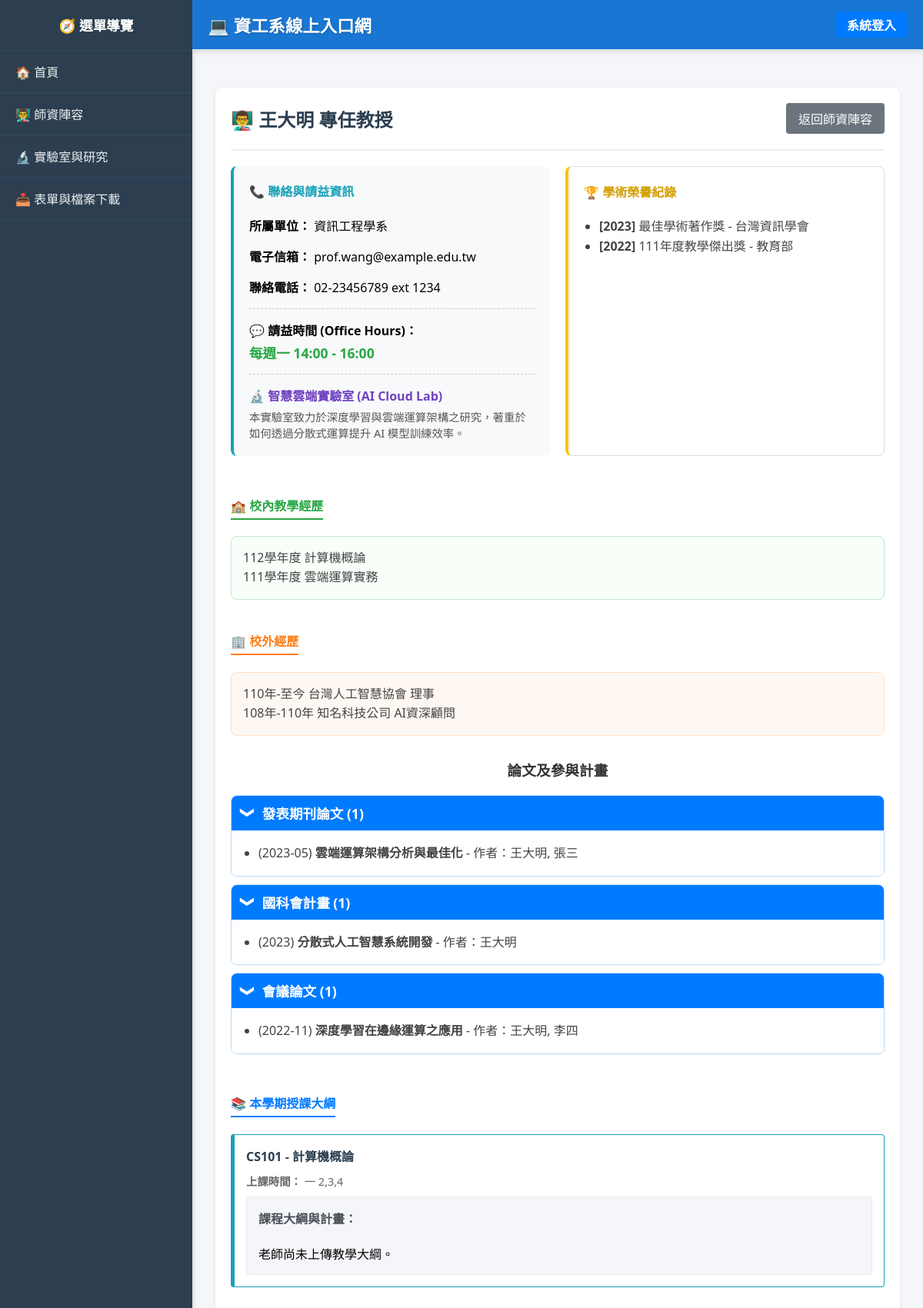
The app's page /index.php?page=teacher_detail&id=1, older data.
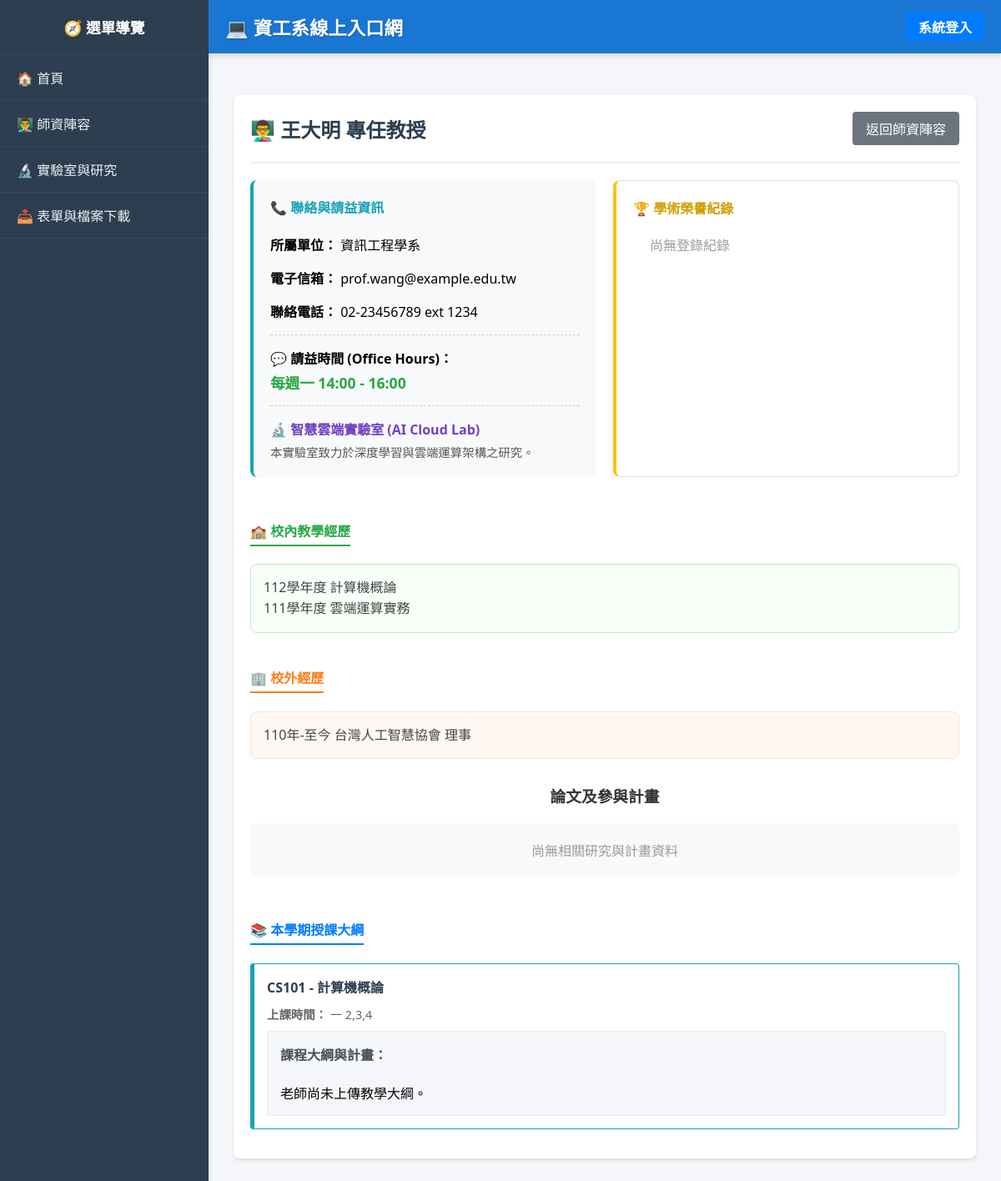
The same page, newer data.
### tables this page shows
CREATE TABLE Teachers (
    teacher_id INT AUTO_INCREMENT PRIMARY KEY,
    user_id INT NOT NULL,
    name VARCHAR(100) NOT NULL,
    title VARCHAR(100),
    department VARCHAR(100) DEFAULT '資訊工程學系',
    phone VARCHAR(20),
    email VARCHAR(100),
    office_hours VARCHAR(100) DEFAULT NULL COMMENT '請益時間',
    lab_name VARCHAR(100) DEFAULT NULL COMMENT '實驗室名稱',
    lab_info TEXT DEFAULT NULL COMMENT '實驗室簡介與研究方向',
    teaching_experience TEXT DEFAULT NULL COMMENT '校內教學經歷',
    external_experience TEXT DEFAULT NULL COMMENT '校外經歷',
    FOREIGN KEY (user_id) REFERENCES Users(id) ON DELETE CASCADE
);

CREATE TABLE AcademicHonors (
    honor_id INT AUTO_INCREMENT PRIMARY KEY,
    teacher_id INT NOT NULL,
    honor_name VARCHAR(255) NOT NULL,
    awarding_body VARCHAR(255),
    award_year INT,
    FOREIGN KEY (teacher_id) REFERENCES Teachers(teacher_id) ON DELETE CASCADE
);

CREATE TABLE Publications (
    work_id INT AUTO_INCREMENT PRIMARY KEY,
    teacher_id INT NOT NULL,
    work_type VARCHAR(100) NOT NULL,
    title VARCHAR(255) NOT NULL,
    authors TEXT COMMENT '其他作者(不含教師本人)',
    publish_year VARCHAR(50),
    FOREIGN KEY (teacher_id) REFERENCES Teachers(teacher_id) ON DELETE CASCADE
);

CREATE TABLE Courses (
    course_id INT AUTO_INCREMENT PRIMARY KEY,
    course_code VARCHAR(20) NOT NULL,
    course_name VARCHAR(100) NOT NULL,
    semester VARCHAR(10) NOT NULL,
    teacher_id INT,
    capacity INT NOT NULL DEFAULT 50,
    schedule VARCHAR(100),
    room VARCHAR(50) DEFAULT NULL,
    syllabus TEXT,
    weight_assignment INT NOT NULL DEFAULT 30,
    weight_midterm INT NOT NULL DEFAULT 30,
    weight_final INT NOT NULL DEFAULT 40,
    created_at TIMESTAMP DEFAULT CURRENT_TIMESTAMP,
    FOREIGN KEY (teacher_id) REFERENCES Teachers(teacher_id) ON DELETE SET NULL
);

### modules/public/teacher_detail.php (the view, shortened to what this page needs)
<?php
$teacher_id = isset($_GET['id']) ? intval($_GET['id']) : 0;
$stmt = $conn->prepare("SELECT * FROM Teachers WHERE teacher_id = ?");
$stmt->bind_param("i", $teacher_id);
$stmt->execute();
$teacher = $stmt->get_result()->fetch_assoc();
if (!$teacher) {
    echo "<div class='card'><h2>查無此教師</h2><p>找不到該教師的資料。</p></div>";
} else {
?>
<div class="card">
    <div style="display: flex; justify-content: space-between; align-items: center;">
        <h2 style="margin: 0; color: #2c3e50;">👨‍🏫 <?php echo htmlspecialchars($teacher['name']); ?> <?php echo htmlspecialchars($teacher['title']); ?></h2>
        <a href="index.php?page=faculty" class="btn" style="background: #6c757d;">返回師資陣容</a>
    </div>
    <hr style="border-top: 2px solid #eee;">
    <div style="display: grid; grid-template-columns: 1fr 1fr; gap: 20px;">
        <div style="background: #f8f9fa; padding: 20px; border-radius: 8px; border-left: 4px solid #17a2b8;">
            <h4 style="margin-top: 0; color: #17a2b8;">📞 聯絡與請益資訊</h4>
            <p><strong>所屬單位：</strong> <?php echo htmlspecialchars($teacher['department']); ?></p>
            <p><strong>電子信箱：</strong> <?php echo htmlspecialchars($teacher['email']); ?></p>
            <p><strong>聯絡電話：</strong> <?php echo htmlspecialchars($teacher['phone']); ?></p>
            <div style="margin-top: 15px; padding-top: 15px; border-top: 1px dashed #ccc;">
                <p style="margin: 0;"><strong>💬 請益時間 (Office Hours)：</strong></p>
                <p style="color: #28a745; font-weight: bold; margin: 5px 0 0 0; font-size: 1.1em;">
                    <?php echo htmlspecialchars($teacher['office_hours'] ?? '請先透過信箱預約'); ?>
                </p>
            </div>
            <?php if (!empty($teacher['lab_name'])): ?>
            <div style="margin-top: 15px; padding-top: 15px; border-top: 1px dashed #ccc;">
                <h4 style="margin: 0 0 5px 0; color: #6f42c1;">🔬 <?php echo htmlspecialchars($teacher['lab_name']); ?></h4>
                <p style="margin: 0; font-size: 0.9em; color: #555;">
                    <?php echo nl2br(htmlspecialchars($teacher['lab_info'])); ?>
                </p>
            </div>
            <?php endif; ?>
        </div>
        <div style="background: #fff; padding: 20px; border-radius: 8px; border: 1px solid #ddd; border-left: 4px solid #ffc107;">
            <h4 style="margin-top: 0; color: #d39e00;">🏆 學術榮譽紀錄</h4>
            <ul style="padding-left: 20px; margin-bottom: 0; line-height: 1.6; color:#444;">
                <?php
                $honors = $conn->query("SELECT * FROM AcademicHonors WHERE teacher_id = $teacher_id ORDER BY award_year DESC");
                if($honors->num_rows > 0) {
                    while($h = $honors->fetch_assoc()) {
                        $year_str = $h['award_year'] ? "[{$h['award_year']}] " : "";
                        $body_str = $h['awarding_body'] ? " - " . htmlspecialchars($h['awarding_body']) : "";
                        echo "<li><strong>{$year_str}</strong>" . htmlspecialchars($h['honor_name']) . $body_str . "</li>";
                    }
                } else {
                    echo "<li style='color:#999; list-style:none;'>尚無登錄紀錄</li>";
                }
                ?>
            </ul>
        </div>
    </div>
    <?php if (!empty($teacher['teaching_experience'])): ?>
    <div style="margin-top: 30px;">
        <h4 style="color: #28a745; border-bottom: 2px solid #28a745; padding-bottom: 5px; display: inline-block;">🏫 校內教學經歷</h4>
        <div style="background: #f8fff9; padding: 15px; border-radius: 8px; border: 1px solid #c3e6cb; line-height: 1.6; color:#444;">
            <?php echo nl2br(htmlspecialchars($teacher['teaching_experience'])); ?>
        </div>
    </div>
    <?php endif; ?>
    <?php if (!empty($teacher['external_experience'])): ?>
    <div style="margin-top: 20px;">
        <h4 style="color: #fd7e14; border-bottom: 2px solid #fd7e14; padding-bottom: 5px; display: inline-block;">🏢 校外經歷</h4>
        <div style="background: #fff8f2; padding: 15px; border-radius: 8px; border: 1px solid #ffdfc5; line-height: 1.6; color:#444;">
            <?php echo nl2br(htmlspecialchars($teacher['external_experience'])); ?>
        </div>
    </div>
    <?php endif; ?>
    <div style="margin-top: 30px;">
        <h3 style="text-align: center; color: #333; margin-bottom: 20px;">論文及參與計畫</h3>
        <?php
        $pubs_result = $conn->query("SELECT * FROM Publications WHERE teacher_id = $teacher_id ORDER BY publish_year DESC");
        $grouped_pubs = [];
        while($row = $pubs_result->fetch_assoc()) {
            $grouped_pubs[$row['work_type']][] = $row;
        }
        if(!empty($grouped_pubs)) {
            echo "<div style='display:flex; flex-direction:column; gap:10px;'>";
            foreach($grouped_pubs as $type => $items) {
                $count = count($items);
                echo "<div style='background:#f4f9ff; border:1px solid #b8daff; border-radius:8px; overflow:hidden;'>";
                echo "<div onclick='togglePubSection(this)' style='background:#007bff; color:white; padding:10px 15px; font-size:1.1em; font-weight:bold; display:flex; align-items:center; cursor:pointer; user-select:none;'>";
                echo "<span class='toggle-arrow' style='margin-right:10px; display:inline-block; transition:transform 0.2s ease; transform:rotate(90deg);'>❯</span> {$type} ({$count})";
                echo "</div>";
                echo "<div class='pub-content' style='padding:15px; background:#fff; display:block;'>";
                echo "<ul style='margin:0; padding-left:20px; line-height:1.8; color:#444;'>";
                foreach($items as $item) {
                    $year_str = $item['publish_year'] ? "({$item['publish_year']}) " : "";
                    $display_authors = htmlspecialchars($teacher['name']);
                    if (!empty($item['authors'])) {
                        $display_authors .= ', ' . htmlspecialchars($item['authors']);
                    }
                    $author_str = " - 作者：" . $display_authors;
                    echo "<li>{$year_str}<strong>" . htmlspecialchars($item['title']) . "</strong>{$author_str}</li>";
                }
                echo "</ul>";
                echo "</div>";
                echo "</div>";
            }
            echo "</div>";
        } else {
            echo "<p style='text-align:center; color:#999; padding:20px; background:#f8f9fa; border-radius:8px;'>尚無相關研究與計畫資料</p>";
        }
        ?>
    </div>
    <div style="margin-top: 30px;">
        <h4 style="color: #007bff; border-bottom: 2px solid #007bff; padding-bottom: 5px; display: inline-block;">📚 本學期授課大綱</h4>
        <?php
        $courses = $conn->prepare("SELECT course_code, course_name, schedule, syllabus FROM Courses WHERE teacher_id = ? AND semester = '113-1'");
        $courses->bind_param("i", $teacher_id);
        $courses->execute();
        $courses_result = $courses->get_result();
        if ($courses_result->num_rows > 0) {
            while ($c = $courses_result->fetch_assoc()) {
                echo "<div style='border: 1px solid #17a2b8; border-left: 5px solid #17a2b8; border-radius: 4px; padding: 15px; margin-bottom: 15px; background: #fff;'>";
                echo "<h4 style='margin: 0 0 10px 0; color: #2c3e50;'>" . htmlspecialchars($c['course_code']) . " - " . htmlspecialchars($c['course_name']) . "</h4>";
                echo "<p style='margin: 0 0 10px 0; font-size: 0.9em; color: #666;'><strong>上課時間：</strong> " . htmlspecialchars($c['schedule']) . "</p>";
                echo "<div style='background: #f4f6f9; padding: 15px; border-radius: 4px; border: 1px solid #e9ecef;'>";
                echo "<strong style='color: #495057;'>課程大綱與計畫：</strong><br><br>";
                echo nl2br(htmlspecialchars($c['syllabus'] ?? '老師尚未上傳教學大綱。'));
                echo "</div></div>";
            }
        } else {
            echo "<p style='color: #666; background: #f8f9fa; padding: 15px; border-radius: 4px;'>本學期暫無排定課程。</p>";
        }
        ?>
    </div>
</div>
<?php } ?>

### index.php (shortened to what this page needs)
﻿<?php
$role = isset($_SESSION['role']) ? $_SESSION['role'] : 'Guest';
$page = isset($_GET['page']) ? $_GET['page'] : 'home';
?>
<!DOCTYPE html>
<html lang="zh-TW">
<head>
    <link rel="stylesheet" href="assets/css/style.css">
</head>
<body>
    <div class="sidebar">
        <h2>🧭 選單導覽</h2>
        <?php
        if ($role == 'Admin') {
            include 'includes/sidebar_admin.php';
        } elseif ($role == 'Teacher') {
            include 'includes/sidebar_teacher.php';
        } elseif ($role == 'Student') {
            include 'includes/sidebar_student.php';
        } else {
            include 'includes/sidebar_public.php';
        }
        ?>
    </div>
    <div class="main-content">
        <?php include 'includes/header.php'; ?>
        <div class="content-area">
            <?php
            if ($page == 'login') {
                include 'login.php';
            } else {
                $module_path = '';
                $page_name = basename($page);
                if (in_array($page_name, ['home', 'faculty', 'labs', 'teacher_detail', 'downloads', 'syllabus_detail', 'change_password'])) {
                    $module_path = 'modules/public/' . $page_name . '.php';
                } else if ($role == 'Admin' && in_array($page_name, ['manage_accounts', 'manage_courses', 'manage_enrollments', 'review_reservations', 'review_messages', 'manage_files', 'view_database', 'admin_logs'])) {
                    $module_path = 'modules/admin/' . $page_name . '.php';
                } else if ($role == 'Teacher' && in_array($page_name, ['profile', 'syllabus', 'grading'])) {
                    $module_path = 'modules/teacher/' . $page_name . '.php';
                } else if ($role == 'Student' && in_array($page_name, ['course_selection', 'my_schedule', 'reservation', 'message'])) {
                    $module_path = 'modules/student/' . $page_name . '.php';
                }
                if ($module_path != '' && file_exists($module_path)) {
                    include $module_path;
                } else {
                    echo "<div class='card' style='border-left: 4px solid #dc3545;'><h2>⚠️ 發生錯誤</h2><p>您請求的頁面不存在，或您沒有權限瀏覽此頁面。</p></div>";
                }
            }
            ?>
        </div>
    </div>
</body>
</html>

### includes/sidebar_public.php
<a href="index.php?page=home">🏠 首頁</a>
<a href="index.php?page=faculty">👨‍🏫 師資陣容</a>
<a href="index.php?page=labs">🔬 實驗室與研究</a>
<a href="index.php?page=downloads">📥 表單與檔案下載</a>

### includes/header.php (shortened to what this page needs)
<?php
$display_name = isset($_SESSION['username']) ? $_SESSION['username'] : '使用者';
?>
<div style="background: #1976d2; color: #fff; padding: 15px 20px; display: flex; justify-content: space-between; align-items: center; border-radius: 0; margin-bottom: 20px; box-shadow: 0 4px 6px rgba(0,0,0,0.1);">
    <h2 style="margin: 0; font-size: 1.4em; text-shadow: 1px 1px 2px rgba(0,0,0,0.2);">💻 資工系線上入口網</h2>
    <div style="display: flex; align-items: center; gap: 15px;">
        <?php if (isset($_SESSION['user_id'])): ?>
            <span style="color: #f8f9fa;">👤 歡迎，<strong><?php echo htmlspecialchars($display_name); ?></strong> (<?php echo $_SESSION['role']; ?>)</span>
            <a href="index.php?page=change_password" style="color: #fff; text-decoration: none; font-weight: bold; border: 1px solid #fff; padding: 4px 10px; border-radius: 4px; background: rgba(255, 255, 255, 0.15); transition: 0.2s;" onmouseover="this.style.background='rgba(255,255,255,0.3)'" onmouseout="this.style.background='rgba(255,255,255,0.15)'">🔑 更改密碼</a>
            <a href="logout.php" style="background: #dc3545; color: white; text-decoration: none; padding: 5px 12px; border-radius: 4px; font-weight: bold; box-shadow: 0 2px 4px rgba(0,0,0,0.15);">🚪 登出</a>
        <?php else: ?>
            <a href="index.php?page=login" style="background: #007bff; color: white; text-decoration: none; padding: 5px 15px; border-radius: 4px; font-weight: bold;">系統登入</a>
        <?php endif; ?>
    </div>
</div>

### assets/css/style.css (style rules this page uses)
.sidebar { width: 250px; background-color: #2c3e50; color: #fff; display: flex; flex-direction: column; overflow-y: auto; box-shadow: 2px 0 4px rgba(0,0,0,0.1); }
.sidebar h2 { text-align: center; padding: 20px 0; border-bottom: 1px solid #34495e; margin: 0; font-size: 1.1rem; font-weight: 600; }
.sidebar a { padding: 15px 20px; color: #ecf0f1; text-decoration: none; border-bottom: 1px solid #34495e; display: block; transition: all 0.3s ease; font-weight: 500; }
.main-content { flex: 1; display: flex; flex-direction: column; overflow: hidden; }
.content-area { padding: 30px; overflow-y: auto; flex: 1; }
.card { background: #fff; border-radius: 8px; padding: 20px; box-shadow: 0 2px 4px rgba(0,0,0,0.1); margin-bottom: 20px; }
.card h2 { margin-top: 0; color: #2c3e50; }
button, .btn { padding: 8px 16px; background: #007bff; color: white; border: none; border-radius: 4px; cursor: pointer; text-decoration: none; display: inline-block; transition: all 0.3s ease; font-weight: 500; }
hr { border: none; border-top: 1px solid #e0e0e0; margin: 20px 0; }

Row changes from the older to the newer data that the page shows:
removed academichonors: award_year "[2023]", honor_name "最佳學術著作獎", awarding_body "- 台灣資訊學會"
removed academichonors: award_year "[2022]", honor_name "111年度教學傑出獎", awarding_body "- 教育部"
removed publications: publish_year "(2023-05)", title "雲端運算架構分析與最佳化", author_str "- 作者：王大明, 張三", shown under "發表期刊論文"
removed publications: publish_year "(2023)", title "分散式人工智慧系統開發", teacher.name "- 作者：王大明", shown under "國科會計畫"
removed publications: publish_year "(2022-11)", title "深度學習在邊緣運算之應用", author_str "- 作者：王大明, 李四", shown under "會議論文"
changed teachers "王大明": lab_info "本實驗室致力於深度學習與雲端運算架構之研究，著重於如何透過分散式運算提升 AI 模型訓練效率。" → "本實驗室致力於深度學習與雲端運算架構之研究。"; external_experience "110年-至今 台灣人工智慧協會 理事 108年-110年 知名科技公司 AI資深顧問" → "110年-至今 台灣人工智慧協會 理事"
Text that changed along with them:
text now shown: "尚無登錄紀錄 尚無相關研究與計畫資料"
list line gone: "❯ 發表期刊論文 ( 1 )"
list line gone: "❯ 國科會計畫 ( 1 )"
list line gone: "❯ 會議論文 ( 1 )"
